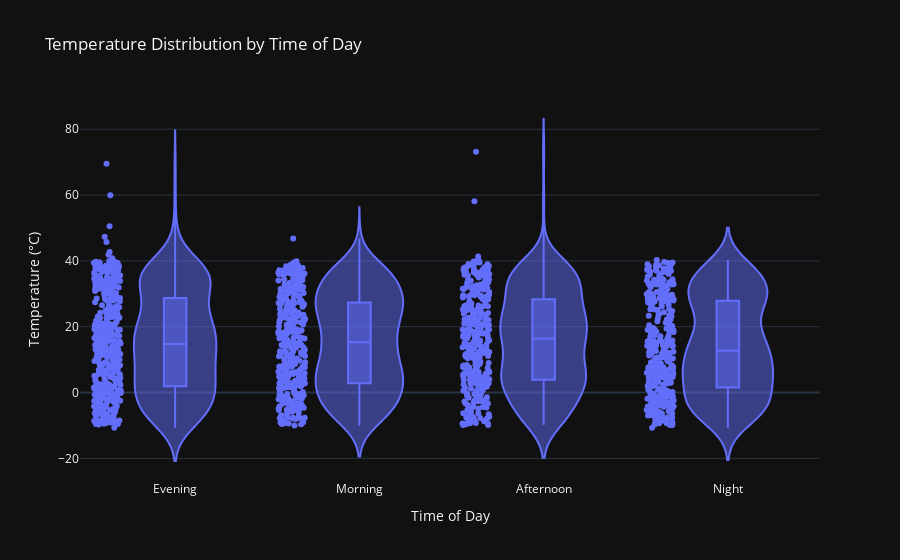

Notebook source saved alongside this figure:
### Code cell
# Create a Violin plot for Temperature vs. Time of Day
fig_violin = px.violin(df, x='Time of Day', y='Temperature (°C)', 
                       title='Temperature Distribution by Time of Day',
                       labels={'Temperature (°C)': 'Temperature (°C)', 'Time of Day': 'Time of Day'},
                       box=True, points='all',template='plotly_dark')

fig_violin.show()

### Figure 1 — Plotly figure (JSON) as saved in the notebook; plotly's stock layout.template omitted (floating-point values rounded to 4 significant figures; data arrays with more than 128 entries replaced by an {"elided": "..."} marker saying what was removed)
{"data": [{"alignmentgroup": "True", "box": {"visible": true}, "hovertemplate": "Time of Day=%{x}<br>Temperature (°C)=%{y}<extra></extra>", "legendgroup": "", "marker": {"color": "#636efa"}, "name": "", "offsetgroup": "", "orientation": "v", "points": "all", "scalegroup": "True", "showlegend": false, "type": "violin", "x": {"elided": "1320 str values"}, "x0": " ", "xaxis": "x", "y": {"elided": "1320 float values"}, "y0": " ", "yaxis": "y"}], "layout": {"legend": {"tracegroupgap": 0}, "title": {"text": "Temperature Distribution by Time of Day"}, "violinmode": "group", "xaxis": {"anchor": "y", "domain": [0, 1], "title": {"text": "Time of Day"}}, "yaxis": {"anchor": "x", "domain": [0, 1], "title": {"text": "Temperature (°C)"}}}}
